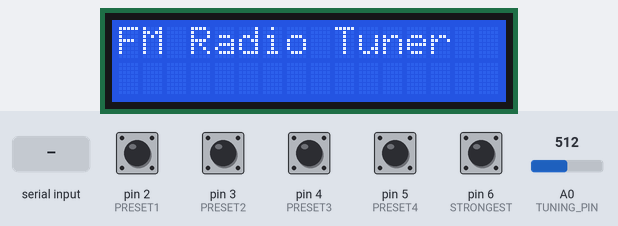
The sketch below on a simulated Arduino Uno, built with avr-gcc and run on an emulated ATmega328P. Shown: 16×2 character LCD. Inputs (shaded band) come from the test bench; at power-on: pin 2 (PRESET1), pin 3 (PRESET2), pin 4 (PRESET3), pin 5 (PRESET4), pin 6 (STRONGEST) HIGH, A0 (TUNING_PIN) = 512. What the sketch prints to the serial monitor is not drawn.

Above: at 2.2 s.
2.3 s: "TUNING:\n" received over Serial
At 2.7 s:
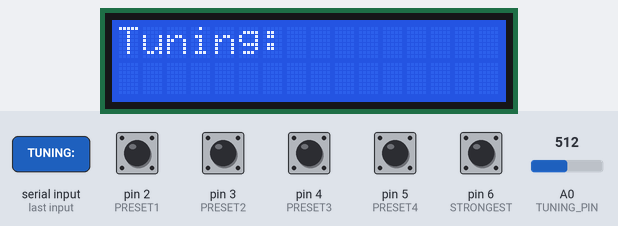
3.8 s: "LOADING:\n" received over Serial
At 5.0 s:
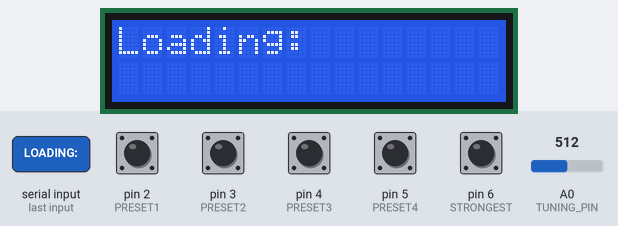
5.3 s: "SCANNING:\n" received over Serial
At 6.5 s:
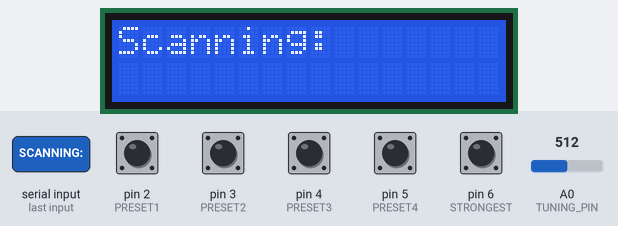
6.8 s: "FM:\n" received over Serial
At 8.0 s:
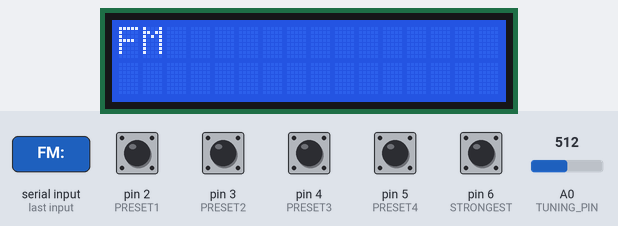
8.3 s: "1\n" received over Serial
At 9.3 s:
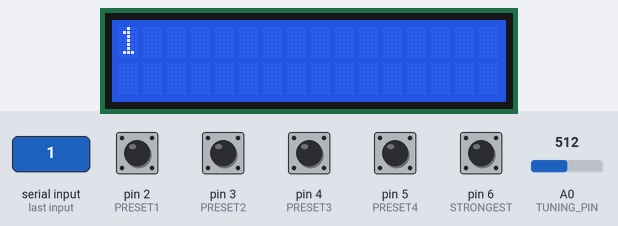
Timing chart, 0 to 11.3 s (numbered marks = the images above; inputs shaded):
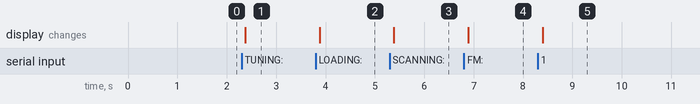

The sketch:

FMRadio.ino
```cpp
#include <LiquidCrystal.h>

// Define digital pins for preset buttons and strongest station button
#define PRESET1    2
#define PRESET2    3
#define PRESET3    4
#define PRESET4    5
#define STRONGEST  6

// Define analog pin for tuning from the potentiometer
#define TUNING_PIN A0

// Initializing LCD with RS, EN, D4, D5, D6, D7 pinout
const int rs = 23, en = 25, d4 = 27, d5 = 29, d6 = 31, d7 = 33;
LiquidCrystal lcd(rs, en, d4, d5, d6, d7);

// Last potentiometer value
int lastPotVal = -1;

void setup() {
  // Starting serial communication with laptop
  Serial.begin(9600);

  // Set all button pins as inputs with internal pull-up resistors
  pinMode(PRESET1, INPUT_PULLUP);
  pinMode(PRESET2, INPUT_PULLUP);
  pinMode(PRESET3, INPUT_PULLUP);
  pinMode(PRESET4, INPUT_PULLUP);
  pinMode(STRONGEST, INPUT_PULLUP);

  // Initializing the LCD and display start screen
  lcd.begin(16, 2);
  lcd.clear();
  lcd.print("FM Radio Tuner");
  delay(1000);
}

void loop() {
  // Checking which button is pressed and corresponding it with serial command so that
  // it can be used for serial communication to interact with the python script
  if (digitalRead(PRESET1) == LOW) {
    Serial.println("PRESET1");
    delay(100);
  } else if (digitalRead(PRESET2) == LOW) {
    Serial.println("PRESET2");
    delay(100);
  } else if (digitalRead(PRESET3) == LOW) {
    Serial.println("PRESET3");
    delay(100);
  } else if (digitalRead(PRESET4) == LOW) {
    Serial.println("PRESET4");
    delay(100);
  } else if (digitalRead(STRONGEST) == LOW) {
    Serial.println("STRONGEST");
    delay(100);
  }

  // Read potentiometer and send if changed
  int potVal = analogRead(TUNING_PIN);
  if (abs(potVal - lastPotVal) > 4) {
    lastPotVal = potVal;
    Serial.print("POT:");
    Serial.println(potVal);
  }

  // Check for incoming serial messages from the python script
  if (Serial.available()) {
    String line = Serial.readStringUntil('\n');
    lcd.clear();

    // Based on the python script serial messages, it will display Tuning, Loading, Scanning, FM
    if (line.startsWith("TUNING:")) {
      lcd.setCursor(0, 0);
      lcd.print("Tuning:");
      lcd.setCursor(0, 1);
      lcd.print(line.substring(7));
    } else if (line.startsWith("LOADING:")) {
      lcd.setCursor(0, 0);
      lcd.print("Loading:");
      lcd.setCursor(0, 1);
      lcd.print(line.substring(8));
    } else if (line.startsWith("SCANNING:")) {
      lcd.setCursor(0, 0);
      lcd.print("Scanning:");
      lcd.setCursor(0, 1);
      lcd.print(line.substring(9));
    } else if (line.startsWith("FM:")) {
      lcd.setCursor(0, 0);
      lcd.print("FM");
      lcd.setCursor(0, 1);
      lcd.print(line.substring(3));
    } else {
      lcd.setCursor(0, 0);
      lcd.print(line);
    }
  }

  delay(100);  // delay so that there isn't any overlapping
}
```

Measured:
- after the input at 2.3 s, the display: changes after 0.07 s (image 1)
- after the input at 3.8 s, the display: changes after 0.08 s (image 2)
- after the input at 5.3 s, the display: changes after 0.09 s (image 3)
- after the input at 6.8 s, the display: changes after 0.09 s (image 4)
- after the input at 8.3 s, the display: changes after 0.10 s (image 5)
